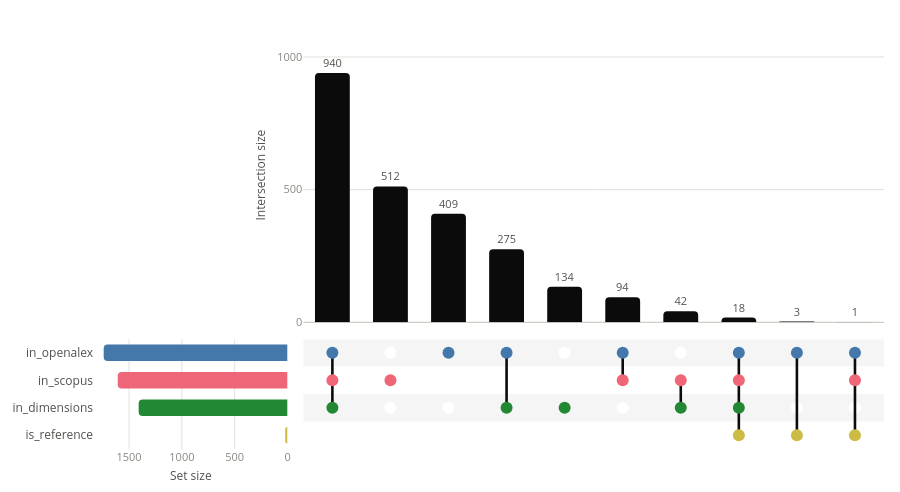

Source (notebook cell):
### Code cell
from slrrag.settings import PATH_UPSET_DISTINCT
from slrrag.toolbox.plotly_visualze import create_upset_plot

databases_names = ["scopus", "openalex", "dimensions"]

path_upset_distinct = PATH_UPSET_DISTINCT
fig_upset_distinct = create_upset_plot(
    df_papers, ["in_" + x for x in databases_names] + ["is_reference"], mode="distinct"
)
fig_upset_distinct.figure.write_html(path_upset_distinct)
print("Upset distinct plot saved to : ", path_upset_distinct)
fig_upset_distinct.figure

### Figure 1 — Plotly figure (JSON) as saved in the notebook; plotly's stock layout.template omitted (floating-point values rounded to 4 significant figures)
{"data": [{"cliponaxis": false, "customdata": [["in_scopus & in_openalex & in_dimensions", 3, "38.7", "+11.4"], ["in_scopus", 1, "21.1", "+13.3"], ["in_openalex", 1, "16.8", "+6.8"], ["in_openalex & in_dimensions", 2, "11.3", "-2.6"], ["in_dimensions", 1, "5.5", "+0.0"], ["in_scopus & in_openalex", 2, "3.9", "-15.9"], ["in_scopus & in_dimensions", 2, "1.7", "-9.1"], ["in_scopus & in_openalex & in_dimensions & is_reference", 4, "0.7", "+0.5"], ["in_openalex & is_reference", 2, "0.1", "+0.0"], ["in_scopus & in_openalex & is_reference", 3, "0.0", "-0.1"]], "hovertemplate": "<b>%{customdata[0]}</b><br>Size: %{y:,} (%{customdata[2]}% of total)<br>Degree: %{customdata[1]}<br>Deviation: %{customdata[3]}%<extra></extra>", "marker": {"color": "#0b0b0b", "cornerradius": 4, "line": {"width": 0}}, "meta": "upset:intersection-bars", "name": "Intersection size", "textfont": {"color": "#52514e", "size": 11}, "textposition": "outside", "texttemplate": "%{y:,}", "type": "bar", "width": 0.6, "x": [0, 1, 2, 3, 4, 5, 6, 7, 8, 9], "xaxis": "x", "y": [940, 512, 409, 275, 134, 94, 42, 18, 3, 1], "yaxis": "y"}, {"customdata": [["in_openalex", "71.7"], ["in_scopus", "66.2"], ["in_dimensions", "58.0"], ["is_reference", "0.9"]], "hovertemplate": "<b>%{customdata[0]}</b><br>Size: %{x:,} (%{customdata[1]}% of total)<extra></extra>", "marker": {"color": ["#4477AA", "#EE6677", "#228833", "#CCBB44"], "cornerradius": 4, "line": {"width": 0}}, "meta": "upset:set-bars", "name": "Set size", "orientation": "h", "type": "bar", "width": 0.6, "x": [1740, 1607, 1409, 22], "xaxis": "x2", "y": [0, 1, 2, 3], "yaxis": "y2"}, {"hoverinfo": "skip", "marker": {"color": "#ffffff", "size": 12}, "meta": "upset:matrix-background", "mode": "markers", "name": "Non-members", "type": "scatter", "x": [0, 0, 0, 0, 1, 1, 1, 1, 2, 2, 2, 2, 3, 3, 3, 3, 4, 4, 4, 4, 5, 5, 5, 5, 6, 6, 6, 6, 7, 7, 7, 7, 8, 8, 8, 8, 9, 9, 9, 9], "xaxis": "x3", "y": [0, 1, 2, 3, 0, 1, 2, 3, 0, 1, 2, 3, 0, 1, 2, 3, 0, 1, 2, 3, 0, 1, 2, 3, 0, 1, 2, 3, 0, 1, 2, 3, 0, 1, 2, 3, 0, 1, 2, 3], "yaxis": "y3"}, {"hoverinfo": "skip", "line": {"color": "#0b0b0b", "width": 2.6}, "meta": "upset:matrix-connectors", "mode": "lines", "name": "Connectors", "type": "scatter", "x": [0, 0, null, 3, 3, null, 5, 5, null, 6, 6, null, 7, 7, null, 8, 8, null, 9, 9, null], "xaxis": "x3", "y": [0, 2, null, 0, 2, null, 0, 1, null, 1, 2, null, 0, 3, null, 0, 3, null, 0, 3, null], "yaxis": "y3"}, {"customdata": [["in_scopus", "in_scopus & in_openalex & in_dimensions (940)"], ["in_openalex", "in_scopus & in_openalex & in_dimensions (940)"], ["in_dimensions", "in_scopus & in_openalex & in_dimensions (940)"], ["in_scopus", "in_scopus (512)"], ["in_openalex", "in_openalex (409)"], ["in_openalex", "in_openalex & in_dimensions (275)"], ["in_dimensions", "in_openalex & in_dimensions (275)"], ["in_dimensions", "in_dimensions (134)"], ["in_scopus", "in_scopus & in_openalex (94)"], ["in_openalex", "in_scopus & in_openalex (94)"], ["in_scopus", "in_scopus & in_dimensions (42)"], ["in_dimensions", "in_scopus & in_dimensions (42)"], ["in_scopus", "in_scopus & in_openalex & in_dimensions & is_reference (18)"], ["in_openalex", "in_scopus & in_openalex & in_dimensions & is_reference (18)"], ["in_dimensions", "in_scopus & in_openalex & in_dimensions & is_reference (18)"], ["is_reference", "in_scopus & in_openalex & in_dimensions & is_reference (18)"], ["in_openalex", "in_openalex & is_reference (3)"], ["is_reference", "in_openalex & is_reference (3)"], ["in_scopus", "in_scopus & in_openalex & is_reference (1)"], ["in_openalex", "in_scopus & in_openalex & is_reference (1)"], ["is_reference", "in_scopus & in_openalex & is_reference (1)"]], "hovertemplate": "<b>%{customdata[0]}</b><br>%{customdata[1]}<extra></extra>", "marker": {"color": ["#EE6677", "#4477AA", "#228833", "#EE6677", "#4477AA", "#4477AA", "#228833", "#228833", "#EE6677", "#4477AA", "#EE6677", "#228833", "#EE6677", "#4477AA", "#228833", "#CCBB44", "#4477AA", "#CCBB44", "#EE6677", "#4477AA", "#CCBB44"], "size": 12}, "meta": "upset:matrix-dots", "mode": "markers", "name": "Members", "type": "scatter", "x": [0, 0, 0, 1, 2, 3, 3, 4, 5, 5, 6, 6, 7, 7, 7, 7, 8, 8, 9, 9, 9], "xaxis": "x3", "y": [1, 0, 2, 1, 0, 0, 2, 2, 1, 0, 1, 2, 1, 0, 2, 3, 0, 3, 1, 0, 3], "yaxis": "y3"}], "layout": {"colorway": ["#4477AA", "#EE6677", "#228833", "#CCBB44", "#66CCEE", "#AA3377", "#BBBBBB"], "font": {"color": "#52514e", "size": 12}, "height": 492, "hoverlabel": {"font": {"size": 12}}, "margin": {"b": 12, "l": 12, "r": 16, "t": 28}, "meta": {"description": "UpSet plot of 4 sets (in_openalex, in_scopus, in_dimensions, is_reference) across 10 intersections. The largest shown intersection is in_scopus & in_openalex & in_dimensions with 940 elements.", "orientation": "horizontal"}, "paper_bgcolor": "#ffffff", "plot_bgcolor": "#ffffff", "shapes": [{"fillcolor": "rgba(11, 11, 11, 0.04)", "layer": "below", "line": {"width": 0}, "type": "rect", "x0": 0, "x1": 1, "xref": "x3 domain", "y0": -0.5, "y1": 0.5, "yref": "y3"}, {"fillcolor": "rgba(11, 11, 11, 0.04)", "layer": "below", "line": {"width": 0}, "type": "rect", "x0": 0, "x1": 1, "xref": "x3 domain", "y0": 1.5, "y1": 2.5, "yref": "y3"}], "showlegend": false, "xaxis": {"anchor": "y", "domain": [0.265, 1], "matches": "x3", "range": [-0.5, 9.5], "showgrid": false, "showticklabels": false, "ticks": "", "zeroline": false}, "xaxis2": {"anchor": "y2", "automargin": true, "autorange": "reversed", "domain": [0, 0.245], "gridcolor": "#e1e0d9", "gridwidth": 1, "nticks": 4, "showticklabels": true, "tickfont": {"color": "#898781", "size": 11}, "title": {"font": {"color": "#52514e", "size": 12}, "standoff": 8, "text": "Set size"}, "zeroline": false}, "xaxis3": {"anchor": "y3", "domain": [0.265, 1], "range": [-0.5, 9.5], "showgrid": false, "showticklabels": false, "ticks": "", "zeroline": false}, "yaxis": {"anchor": "x", "automargin": true, "domain": [0.301, 1], "gridcolor": "#e1e0d9", "gridwidth": 1, "nticks": 5, "range": [0, 1109.0], "showticklabels": true, "tickfont": {"color": "#898781", "size": 11}, "title": {"font": {"color": "#52514e", "size": 12}, "standoff": 8, "text": "Intersection size"}, "zeroline": true, "zerolinecolor": "#c3c2b7", "zerolinewidth": 1}, "yaxis2": {"anchor": "x2", "automargin": true, "domain": [0, 0.261], "range": [3.5, -0.5], "showgrid": false, "tickfont": {"color": "#52514e", "size": 12}, "ticks": "", "ticktext": ["in_openalex", "in_scopus", "in_dimensions", "is_reference"], "tickvals": [0, 1, 2, 3], "zeroline": false}, "yaxis3": {"anchor": "x3", "domain": [0, 0.261], "matches": "y2", "range": [3.5, -0.5], "showgrid": false, "showticklabels": false, "ticks": "", "zeroline": false}}}
